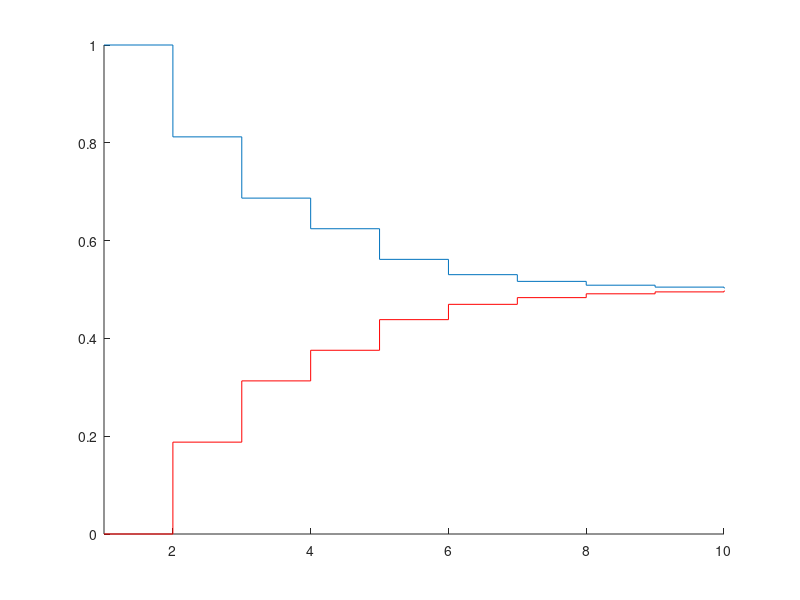
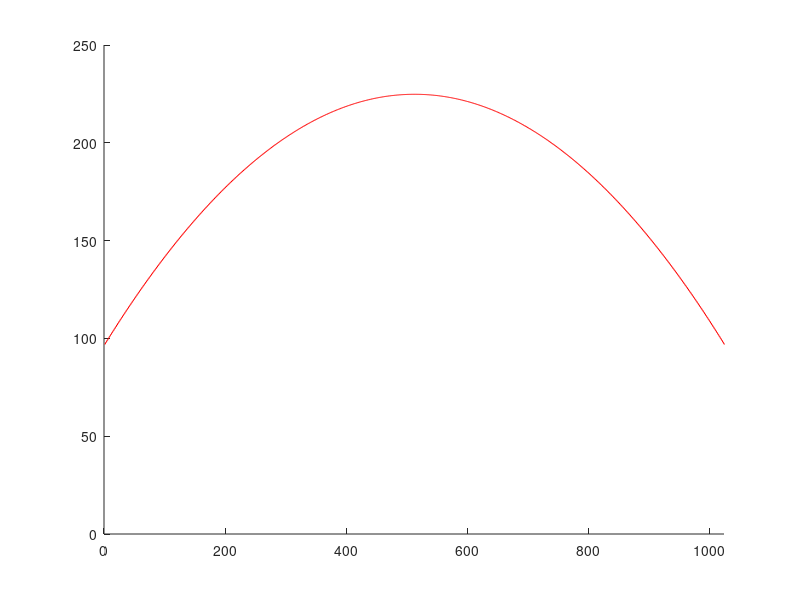

MATLAB code to generate these figures, in order:
% %%%%%%%%%%%%%%%%%%%%%%%%%%%%%%%%%%%%%%%%%%%%%%%%%%%%%%%%%%%%%%%%%%%%%%%%%
% Date: 09/01/2024
% Author: Bruno Canal
%
% System level switching energy of SAR ADC employing Vcm-Based switching
% %%%%%%%%%%%%%%%%%%%%%%%%%%%%%%%%%%%%%%%%%%%%%%%%%%%%%%%%%%%%%%%%%%%%%%%%%

clear all
close all
clc

Cun=1; % 1 for enrgy in CV^2, choose a value for real energy calculation
Vdd=1; % 1 for enrgy in CV^2, choose a value for real energy calculation
Vref=Vdd;
Vcm=Vref/2;
Nbits=10;
LSB=Vref/(2^Nbits);

CDAC_P=[192 128 64 64 32 14 8 4 2 2 1];
CDAC_N=[192 128 64 64 32 14 8 4 2 2 1];

Ctot_P=sum(CDAC_P);
Ctot_N=sum(CDAC_N);

numCap=length(CDAC_P);

VDAC_P=zeros(1,numCap-2);
VDAC_N=zeros(1,numCap-2);

%%%%%%%%%%%%%%%%%%%%%% Define the switching value %%%%%%%%%%%%%%%%
   
VindArray=(-Vref:Vref/2^(Nbits-1):Vref);
E_switch_thesis=zeros(1,length(VindArray));

for i=1:length(VindArray)
    
    VDAC_P=zeros(1,numCap);
    VDAC_N=zeros(1,numCap);
    
    Ecode=0;
    Ep=zeros(1,numCap);
    En=zeros(1,numCap); 
    InputValue=VindArray(i);
    
    Pswitch=zeros(1,length(CDAC_P));
    Nswitch=zeros(1,length(CDAC_P));
    
    DvP=zeros(1, numCap);
    DvN=zeros(1, numCap);
        
    %%% Sampling %%%
    
    Vp=Vcm;
    Vn=Vcm;
    Vbp0_DACP=ones(1,length(CDAC_P))*(Vcm+InputValue/2);
    Vbp0_DACN=ones(1,length(CDAC_P))*(Vcm-InputValue/2); 

    Vbpf_DACP=Vcm+Pswitch*Vcm;
    Vbpf_DACN=Vcm+Nswitch*Vcm;

    VDAC_P(1)=Vp;
    VDAC_N(1)=Vn;

    Vp=VDAC_P(1)+((sum(CDAC_P.*(Vbpf_DACP-Vbp0_DACP)))/Ctot_P);
    Vn=VDAC_N(1)+((sum(CDAC_N.*(Vbpf_DACN-Vbp0_DACN)))/Ctot_N);
    
    Vd=Vp-Vn;

    %%% Remaining SAR Cycles

    for capIndex=1:length(CDAC_P)
        bitIndex=capIndex;

        if Vd<0
            binVal(bitIndex)=1;
            Pswitch(capIndex)=1;
            Nswitch(capIndex)=-1;
        else
            binVal(bitIndex)=0;
            Nswitch(capIndex)=1;   
            Pswitch(capIndex)=-1;
        end

        Vbp0_DACP=Vbpf_DACP;
        Vbp0_DACN=Vbpf_DACN;

        Vbpf_DACP=Vcm+Pswitch*Vcm;
        Vbpf_DACN=Vcm+Nswitch*Vcm;

        VDAC_P(bitIndex)=Vp;
        VDAC_N(bitIndex)=Vn;

        Vp=VDAC_P(bitIndex)+((sum(CDAC_P.*(Vbpf_DACP-Vbp0_DACP)))/Ctot_P);
        Vn=VDAC_N(bitIndex)+((sum(CDAC_N.*(Vbpf_DACN-Vbp0_DACN)))/Ctot_N);
        
        DvP=(Vp-Vbpf_DACP)-(VDAC_P(bitIndex)-Vbp0_DACP);
        DvN=(Vn-Vbpf_DACN)-(VDAC_N(bitIndex)-Vbp0_DACN);
        
        Ep=(-Vbpf_DACP.*CDAC_P).*DvP;
        En=(-Vbpf_DACN.*CDAC_N).*DvN;
      
        Vd=Vp-Vn;

        Ecode=Ecode+sum(Ep)+sum(En);
    end

     E_switch_thesis(i)=Ecode;
end

Avg_energy_thesis=mean(E_switch_thesis)
   
%%%%%%%%%%%%%%% VDAC Sequence %%%%%%%%%%%%%%%%%%%%%%%%%     
figure(1)
hold on
stairs(VDAC_P,'r')
stairs(VDAC_N)
axis([1 10  0 1])
hold off

%%%%%%%%%%%%%%% Switching Energy %%%%%%%%%%%%%%%%%%%%%%%%%    
figure(2)
hold on
plot(E_switch_thesis,'r')
axis([0 1024 0 250])
hold off

    
    